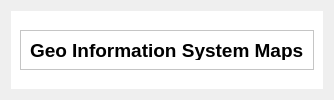
             <widget class="QWidget" name="page_GIS_Maps">
              <layout class="QVBoxLayout" name="verticalLayout_28">
               <item>
                <widget class="QWidget" name="widget_GIS" native="true">
                 <property name="styleSheet">
                  <string notr="true">background-color: rgb(255, 255, 255);</string>
                 </property>
                 <layout class="QVBoxLayout" name="verticalLayout_29">
                  <item>
                   <widget class="QFrame" name="frame_15">
                    <property name="maximumSize">
                     <size>
                      <width>16777215</width>
                      <height>40</height>
                     </size>
                    </property>
                    <property name="frameShape">
                     <enum>QFrame::StyledPanel</enum>
                    </property>
                    <property name="frameShadow">
                     <enum>QFrame::Raised</enum>
                    </property>
                    <layout class="QHBoxLayout" name="horizontalLayout_12">
                     <item alignment="Qt::AlignHCenter">
                      <widget class="QLabel" name="label_6">
                       <property name="font">
                        <font>
                         <family>Arial</family>
                         <pointsize>14</pointsize>
                         <weight>75</weight>
                         <bold>true</bold>
                        </font>
                       </property>
                       <property name="text">
                        <string>Geo Information System Maps</string>
                       </property>
                      </widget>
                     </item>
                    </layout>
                   </widget>
                  </item>
                  <item>
                   <layout class="QVBoxLayout" name="VE_GISMaps"/>
                  </item>
                 </layout>
                </widget>
               </item>
              </layout>
             </widget>
